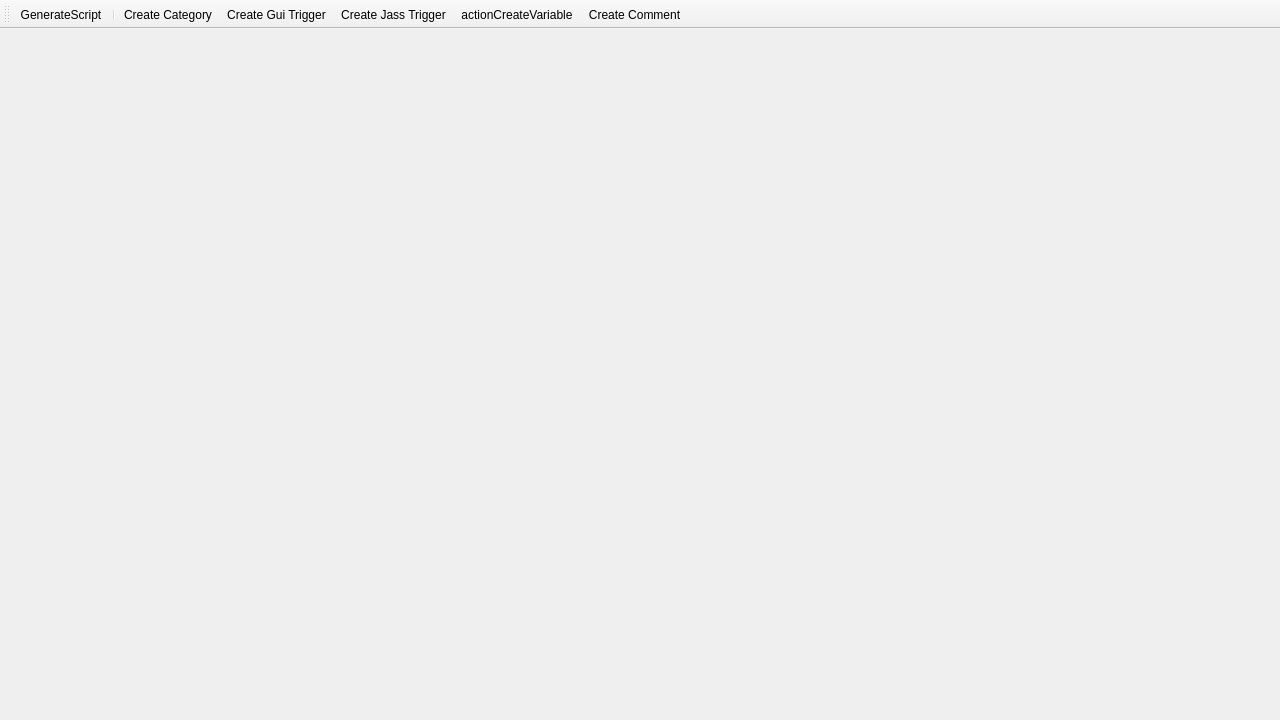
<?xml version="1.0" encoding="UTF-8"?>
<ui version="4.0">
 <class>TriggerEditor</class>
 <widget class="QMainWindow" name="TriggerEditor">
  <property name="geometry">
   <rect>
    <x>0</x>
    <y>0</y>
    <width>1280</width>
    <height>720</height>
   </rect>
  </property>
  <property name="windowTitle">
   <string>Trigger Editor</string>
  </property>
  <widget class="QWidget" name="centralwidget"/>
  <widget class="QToolBar" name="toolBar">
   <property name="windowTitle">
    <string>toolBar</string>
   </property>
   <property name="iconSize">
    <size>
     <width>16</width>
     <height>16</height>
    </size>
   </property>
   <attribute name="toolBarArea">
    <enum>TopToolBarArea</enum>
   </attribute>
   <attribute name="toolBarBreak">
    <bool>false</bool>
   </attribute>
   <addaction name="actionGenerateScript"/>
   <addaction name="separator"/>
   <addaction name="actionCreateCategory"/>
   <addaction name="actionCreateGuiTrigger"/>
   <addaction name="actionCreateJassTrigger"/>
   <addaction name="actionCreateVariable"/>
   <addaction name="actionCreateComment"/>
  </widget>
  <action name="actionGenerateScript">
   <property name="icon">
    <iconset>
     <normaloff>Data/Icons/Ribbon/triggereditor.png</normaloff>Data/Icons/Ribbon/triggereditor.png</iconset>
   </property>
   <property name="text">
    <string>GenerateScript</string>
   </property>
   <property name="toolTip">
    <string>Generate map script and check for errors</string>
   </property>
   <property name="shortcut">
    <string>Ctrl+F10</string>
   </property>
  </action>
  <action name="actionCreateGuiTrigger">
   <property name="text">
    <string>Create Gui Trigger</string>
   </property>
   <property name="toolTip">
    <string>Creates a GUI trigger</string>
   </property>
  </action>
  <action name="actionCreateJassTrigger">
   <property name="text">
    <string>Create Jass Trigger</string>
   </property>
   <property name="toolTip">
    <string>Creates a Jass Trigger</string>
   </property>
  </action>
  <action name="actionCreateComment">
   <property name="text">
    <string>Create Comment</string>
   </property>
   <property name="toolTip">
    <string>Creates a Comment</string>
   </property>
  </action>
  <action name="actionCreateVariable">
   <property name="text">
    <string>actionCreateVariable</string>
   </property>
   <property name="toolTip">
    <string>Create a global variable</string>
   </property>
  </action>
  <action name="actionCreateCategory">
   <property name="text">
    <string>Create Category</string>
   </property>
   <property name="toolTip">
    <string>Create a category</string>
   </property>
  </action>
 </widget>
 <resources/>
 <connections/>
</ui>
